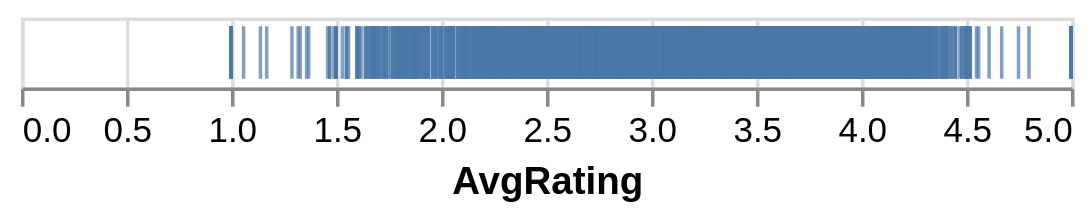

Write notebook code for a chart like this one.
### Markdown cell above
We can use other marks like 'point'.

There are a number of available marks that you can use; some of the more common are the following:

* ``mark_point()`` 
* ``mark_circle()``
* ``mark_square()``
* ``mark_line()``
* ``mark_area()``
* ``mark_bar()``
* ``mark_tick()``

You can get a complete list of ``mark_*`` methods using Jupyter's tab-completion feature: in any cell just type:

    alt.Chart.mark_
    
Maybe a tick instead of a point is more appropriate here:

### Code cell
alt.Chart(movies_genre).mark_tick().encode(
  x='AvgRating'
)

### Figure 1 — Vega-Lite specification as saved in the notebook (floating-point values rounded to 4 significant figures; data arrays with more than 128 entries replaced by an {"elided": "..."} marker saying what was removed)
{"config": {"view": {"continuousWidth": 300, "continuousHeight": 300}}, "data": {"name": "data-13c4f2dff4c408d6b77392abd5dfec37"}, "mark": {"type": "tick"}, "encoding": {"x": {"field": "AvgRating", "type": "quantitative"}}, "$schema": "https://vega.github.io/schema/vega-lite/v5.20.1.json", "datasets": {"data-13c4f2dff4c408d6b77392abd5dfec37": {"elided": "3883 records"}}}
